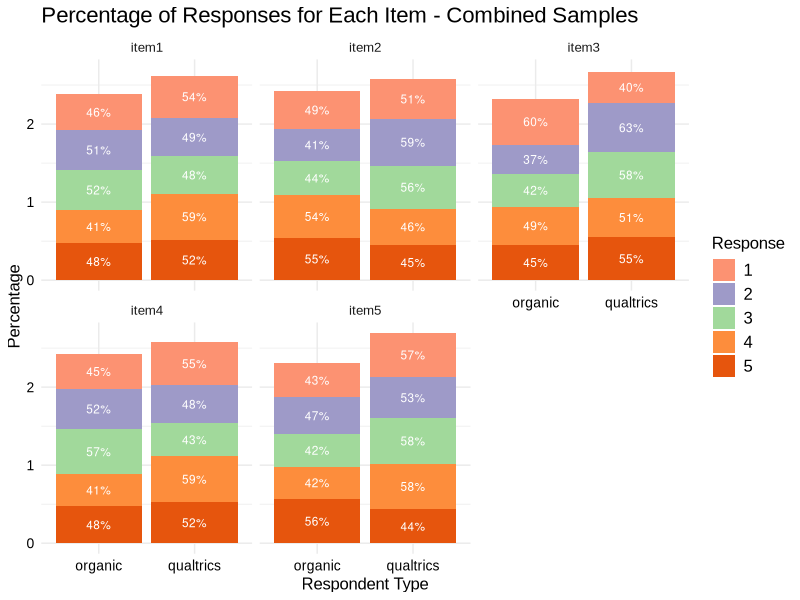
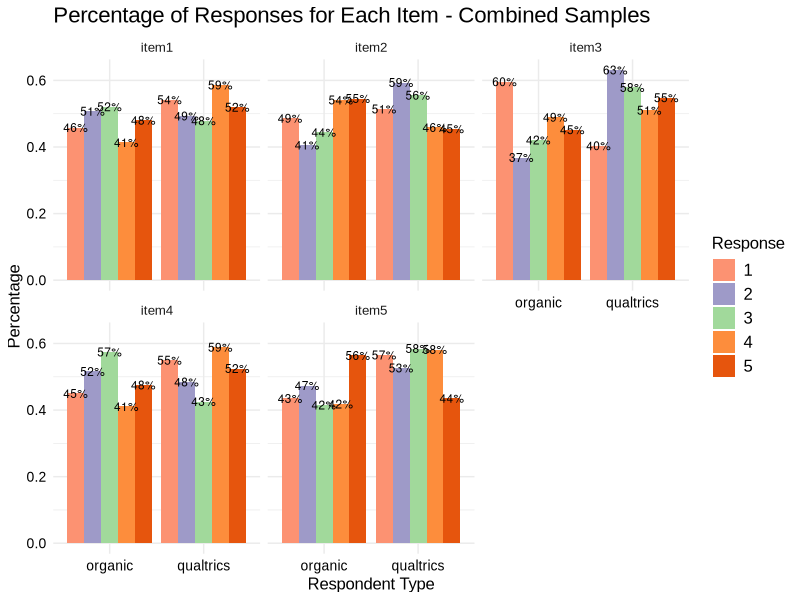

Write the R code that produced these figures, in order.
library(dplyr)
library(ggplot2)

# Generate a simulate dataset 
set.seed(123)
data <- data.frame(
  item1 = as.factor(sample(1:5, 500, replace = TRUE, prob = c(0.1, 0.15, 0.2, 0.25, 0.3))),
  item2 = as.factor(sample(1:5, 500, replace = TRUE, prob = c(0.3, 0.25, 0.2, 0.15, 0.1))),
  item3 = as.factor(sample(1:5, 500, replace = TRUE, prob = c(0.2, 0.1, 0.3, 0.2, 0.2))),
  item4 = as.factor(sample(1:5, 500, replace = TRUE, prob = c(0.15, 0.25, 0.1, 0.3, 0.2))),
  item5 = as.factor(sample(1:5, 500, replace = TRUE, prob = c(0.2, 0.2, 0.25, 0.1, 0.25))),
  respondent_type = as.factor(sample(c("qualtrics", "organic"), 500, replace = TRUE))
)

# Melt the data to a long format
data_long <- reshape2::melt(data, id.vars = "respondent_type", variable.name = "item", value.name = "response")

# Calculate the percentages for each item-response type combination
data_percent <- data_long %>%
  group_by(item, response, respondent_type) %>%
  summarise(n = n()) %>%
  mutate(percentage = n / sum(n))


# ----------------- create stacked ---------------

# Define custom colors for the graph
my_colors <- c("#FC9272", "#9E9AC8", "#A1D99B", "#FD8D3C", "#E6550D")

# Adjust the theme for custom font and font size
my_theme <- theme(
  text = element_text(size = 12, family = "Arial", colour = "black"),
  axis.text = element_text(size = 10, colour = "black"),
  axis.title = element_text(size = 12, colour = "black"),
  plot.title = element_text(size = 16, colour = "black"),
  legend.text = element_text(size = 12, colour = "black")
)

#
combined_graph <- ggplot(data_percent
                         , aes(x = respondent_type, y = percentage, fill = response)) +
  geom_bar(stat = "identity", position = "stack") +
  labs(title = "Percentage of Responses for Each Item - Combined Samples", y = "Percentage", x = "Respondent Type", fill = "Response") +
  theme_minimal() +
  my_theme +
  scale_fill_manual(values = my_colors) +
  geom_text(aes(label = paste0(round(percentage*100), "%")), position = position_stack(vjust = 0.5), colour = "white", size = 3) +
  facet_wrap(~ item)

print(combined_graph)


# ----------------- create nonstacked ---------------
# 
combined_graph <- ggplot(data_percent, aes(x = respondent_type, y = percentage, fill = response)) +
  geom_bar(stat = "identity", position = "dodge") +
  labs(title = "Percentage of Responses for Each Item - Combined Samples"
       , y = "Percentage", x = "Respondent Type", fill = "Response") +
  theme_minimal() +
  my_theme +
  scale_fill_manual(values = my_colors) +
  geom_text(aes(label = paste0(round(percentage*100), "%"))
            , position = position_dodge(width = 0.9), colour = "black", size = 3) +
  facet_wrap(~ item)

print(combined_graph)

# Copyright 2023 Yuejia Teng, Ph.D.
# 
# Licensed under the Apache License, Version 2.0 (the "License");
# you may not use this file except in compliance with the License.
# You may obtain a copy of the License at
# 
# http://www.apache.org/licenses/LICENSE-2.0
# 
# Unless required by applicable law or agreed to in writing, software
# distributed under the License is distributed on an "AS IS" BASIS,
# WITHOUT WARRANTIES OR CONDITIONS OF ANY KIND, either express or implied.
# See the License for the specific language governing permissions and
# limitations under the License.
